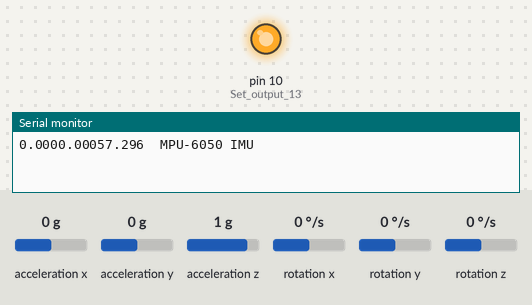
Recording of a sketch running on a simulated Arduino Uno, built with avr-gcc and run on an emulated ATmega328P. Shown: output pins drawn as LEDs (lit = HIGH), the last lines printed to the serial monitor. Wiring (inferred from the names in the program): MPU-6050 motion sensor at I2C address 0x68. The inputs (shaded band) are chosen by the test bench; at power-on: acceleration x 0 g, acceleration y 0 g, acceleration z 1 g, rotation x 0 °/s, rotation y 0 °/s, rotation z 0 °/s.

Above: at 1.1 s.
At 5.8 s:
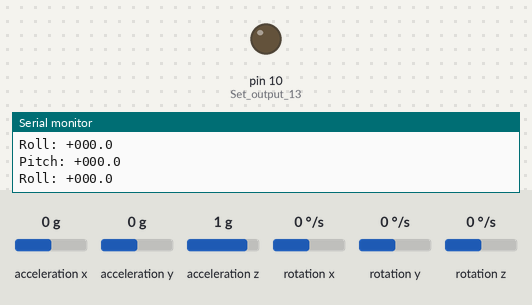
Timing chart, 0 to 7.3 s (numbered marks = the images above):
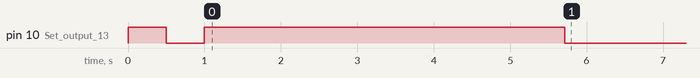

The sketch:

gyroscope_test.ino
```cpp
///////////////////////////////////////////////////////////////////////////////////////
/*Terms of use
  ///////////////////////////////////////////////////////////////////////////////////////
  //THE SOFTWARE IS PROVIDED "AS IS", WITHOUT WARRANTY OF ANY KIND, EXPRESS OR
  //IMPLIED, INCLUDING BUT NOT LIMITED TO THE WARRANTIES OF MERCHANTABILITY,
  //FITNESS FOR A PARTICULAR PURPOSE AND NONINFRINGEMENT. IN NO EVENT SHALL THE
  //AUTHORS OR COPYRIGHT HOLDERS BE LIABLE FOR ANY CLAIM, DAMAGES OR OTHER
  //LIABILITY, WHETHER IN AN ACTION OF CONTRACT, TORT OR OTHERWISE, ARISING FROM,
  //OUT OF OR IN CONNECTION WITH THE SOFTWARE OR THE USE OR OTHER DEALINGS IN
  //THE SOFTWARE.


  ///////////////////////////////////////////////////////////////////////////////////////
  //Support
  ///////////////////////////////////////////////////////////////////////////////////////
  Website: http://www.brokking.net/imu.html
  Youtube: https://youtu.be/4BoIE8YQwM8
  Version: 1.0 (May 5, 2016)

  ///////////////////////////////////////////////////////////////////////////////////////
  //Connections
  ///////////////////////////////////////////////////////////////////////////////////////
  Power (5V) is provided to the Arduino pro mini by the FTDI programmer

  Gyro - Arduino pro mini
  VCC  -  5V
  GND  -  GND
  SDA  -  A4
  SCL  -  A5

  Serial  - Arduino pro mini
  VCC  -  5V
  GND  -  GND
  SDA  -  A4
  SCL  -  A5

  Gyro - Arduino pro micro
  VCC  -  5V
  GND  -  GND
  SDA  -  2
  SCL  -  3
*//////////////////////////////////////////////////////////////////////////////////////

//Include Serial and I2C library
//#include <LiquidCrystal_I2C.h>
#include <Wire.h>


//Declaring some global variables
int gyro_x, gyro_y, gyro_z;
long acc_x, acc_y, acc_z, acc_total_vector;
int temperature;
long gyro_x_cal, gyro_y_cal, gyro_z_cal;
long loop_timer;
int Serial_loop_counter;
float angle_pitch, angle_roll;
int angle_pitch_buffer, angle_roll_buffer;
boolean set_gyro_angles;
float angle_roll_acc, angle_pitch_acc;
float angle_pitch_output, angle_roll_output;

float gyroCalc;
float gycoCalcRad;
float radToDeg;

//Initialize the Serial library
//LiquidCrystal_I2C Serial(0x27,16,2);


void setup() {
  pinMode(10, OUTPUT);                                                 //Set output 13 (LED) as output
  digitalWrite(10, HIGH);                                              //Set digital output 13 high to indicate startup

  Wire.begin();                                                        //Start I2C as master
  Wire.setClock(400000);                                                 // FAST
  Serial.begin(115200);                                                 //Use only for debugging


  delay(500);
  digitalWrite(10, LOW);                                              //Set digital output 13 high to indicate startup

  setup_mpu_6050_registers();                                          //Setup the registers of the MPU-6050 (500dfs / +/-8g) and start the gyro

  delay(500);
  //Set digital output 13 high to indicate startup


  //Gyro angle calculations
  //0.0000611 = 1 / 250Hz / 65.5
  gyroCalc = 1.0 / 500.0 / 65.5;                                      // 500Hz voor hogere nauwkeuigheid

  //0.000001066 = 0.0000611 * (3.142(PI) / 180degr) The Arduino sin function is in radians
  gycoCalcRad = gyroCalc * (3.14159265359 / 180);

  //57.296 = 1 / (3.142 / 180) The Arduino asin function is in radians
  radToDeg = 1 / (3.14159265359 / 180);


  while (!Serial)
  {
    // wait for serial
  }
  digitalWrite(10, HIGH);
  Serial.print(gyroCalc, 3);                                                // print met veel komma getallen omdat het kan
  Serial.print(gycoCalcRad, 3);
  Serial.print(radToDeg, 3);


  //  Serial.init();                                                          //Initialize the Serial
  //  Serial.backlight();                                                     //Activate backlight
  //  Serial.clear();                                                         //Clear the Serial

  //  Serial.setCursor(0,0);                                                  //Set the Serial cursor to position to position 0,0
  Serial.println("  MPU-6050 IMU");                                         //println text to screen
  // Serial.setCursor(0,1);                                                   //Set the Serial cursor to position to position 0,1
  //  Serial.println("     V1.0");                                            //println text to screen

  delay(1500);                                                              //Delay 1.5 second to display the text
  //Serial.clear();                                                           //Clear the Serial

  //Serial.setCursor(0,0);                                                    //Set the Serial cursor to position to position 0,0
  Serial.println("Calibrating gyro");                                       //println text to screen
  //  Serial.setCursor(0,1);                                                  //Set the Serial cursor to position to position 0,1
  for (int cal_int = 0; cal_int < 2000 ; cal_int ++) {                 //Run this code 2000 times
    if (cal_int % 125 == 0)Serial.print(".");                             //println a dot on the Serial every 125 readings
    read_mpu_6050_data();                                              //Read the raw acc and gyro data from the MPU-6050
    gyro_x_cal += gyro_x;                                              //Add the gyro x-axis offset to the gyro_x_cal variable
    gyro_y_cal += gyro_y;                                              //Add the gyro y-axis offset to the gyro_y_cal variable
    gyro_z_cal += gyro_z;                                              //Add the gyro z-axis offset to the gyro_z_cal variable
    delay(1);                                                          //Delay 1ms to simulate the 500Hz program loop
  }
  gyro_x_cal /= 2000;                                                  //Divide the gyro_x_cal variable by 2000 to get the avarage offset
  gyro_y_cal /= 2000;                                                  //Divide the gyro_y_cal variable by 2000 to get the avarage offset
  gyro_z_cal /= 2000;                                                  //Divide the gyro_z_cal variable by 2000 to get the avarage offset

  //  Serial.clear();                                                         //Clear the Serial

  //  Serial.setCursor(0,0);                                                  //Set the Serial cursor to position to position 0,0
  Serial.println("Pitch:");                                                 //println text to screen
  // Serial.setCursor(0,1);                                                  //Set the Serial cursor to position to position 0,1
  Serial.println("Roll :");                                                 //println text to screen

  digitalWrite(10, LOW);                                               //All done, turn the LED off

  loop_timer = micros();                                               //Reset the loop timer
}

void loop() {

  read_mpu_6050_data();                                                //Read the raw acc and gyro data from the MPU-6050

  gyro_x -= gyro_x_cal;                                                //Subtract the offset calibration value from the raw gyro_x value
  gyro_y -= gyro_y_cal;                                                //Subtract the offset calibration value from the raw gyro_y value
  gyro_z -= gyro_z_cal;                                                //Subtract the offset calibration value from the raw gyro_z value

  //Gyro angle calculations
  //0.0000611 = 1 / (250Hz / 65.5)
  angle_pitch += gyro_x * gyroCalc;                                   //Calculate the traveled pitch angle and add this to the angle_pitch variable
  angle_roll += gyro_y * gyroCalc;                                    //Calculate the traveled roll angle and add this to the angle_roll variable

  //0.000001066 = 0.0000611 * (3.142(PI) / 180degr) The Arduino sin function is in radians
  angle_pitch += angle_roll * sin(gyro_z * gycoCalcRad);               //If the IMU has yawed transfer the roll angle to the pitch angel
  angle_roll -= angle_pitch * sin(gyro_z * gycoCalcRad);               //If the IMU has yawed transfer the pitch angle to the roll angel

  //Accelerometer angle calculations
  acc_total_vector = sqrt((acc_x * acc_x) + (acc_y * acc_y) + (acc_z * acc_z)); //Calculate the total accelerometer vector
  //57.296 = 1 / (3.142 / 180) The Arduino asin function is in radians
  angle_pitch_acc = asin((float)acc_y / acc_total_vector) * radToDeg;    //Calculate the pitch angle
  angle_roll_acc = asin((float)acc_x / acc_total_vector) * -radToDeg;    //Calculate the roll angle

  //Place the MPU-6050 spirit level and note the values in the following two lines for calibration
  angle_pitch_acc -= 0;                                              //Accelerometer calibration value for pitch
  angle_roll_acc -= 0;                                               //Accelerometer calibration value for roll

  if (set_gyro_angles) {                                               //If the IMU is already started
    angle_pitch = angle_pitch * 0.9996 + angle_pitch_acc * 0.0004;     //Correct the drift of the gyro pitch angle with the accelerometer pitch angle
    angle_roll = angle_roll * 0.9996 + angle_roll_acc * 0.0004;        //Correct the drift of the gyro roll angle with the accelerometer roll angle
  }
  else {                                                               //At first start
    angle_pitch = angle_pitch_acc;                                     //Set the gyro pitch angle equal to the accelerometer pitch angle
    angle_roll = angle_roll_acc;                                       //Set the gyro roll angle equal to the accelerometer roll angle
    set_gyro_angles = true;                                            //Set the IMU started flag
  }

  //To dampen the pitch and roll angles a complementary filter is used
  angle_pitch_output = angle_pitch_output * 0.9 + angle_pitch * 0.1;   //Take 90% of the output pitch value and add 10% of the raw pitch value
  angle_roll_output = angle_roll_output * 0.9 + angle_roll * 0.1;      //Take 90% of the output roll value and add 10% of the raw roll value

  write_Serial();                                                         //Write the roll and pitch values to the Serial display

  while (micros() - loop_timer < 2000);                                //Wait until the loop_timer reaches 2000us (500Hz) before starting the next loop
  loop_timer = micros();                                               //Reset the loop timer
}


void read_mpu_6050_data() {                                            //Subroutine for reading the raw gyro and accelerometer data
  Wire.beginTransmission(0x68);                                        //Start communicating with the MPU-6050
  Wire.write(0x3B);                                                    //Send the requested starting register
  Wire.endTransmission();                                              //End the transmission
  Wire.requestFrom(0x68, 14);                                          //Request 14 bytes from the MPU-6050
  while (Wire.available() < 14);                                       //Wait until all the bytes are received
  acc_x = Wire.read() << 8 | Wire.read();                              //Add the low and high byte to the acc_x variable
  acc_y = Wire.read() << 8 | Wire.read();                              //Add the low and high byte to the acc_y variable
  acc_z = Wire.read() << 8 | Wire.read();                              //Add the low and high byte to the acc_z variable
  temperature = Wire.read() << 8 | Wire.read();                        //Add the low and high byte to the temperature variable
  gyro_x = Wire.read() << 8 | Wire.read();                             //Add the low and high byte to the gyro_x variable
  gyro_y = Wire.read() << 8 | Wire.read();                             //Add the low and high byte to the gyro_y variable
  gyro_z = Wire.read() << 8 | Wire.read();                             //Add the low and high byte to the gyro_z variable


}

void write_Serial() {                                                     //Subroutine for writing the Serial
  //To get a 500Hz program loop (2ms) it's only possible to write one character per loop
  //Writing multiple characters is taking to much time
  if (Serial_loop_counter == 14)Serial_loop_counter = 0;                     //Reset the counter after 14 characters
  Serial_loop_counter ++;                                                 //Increase the counter
  if (Serial_loop_counter == 1) {
    angle_pitch_buffer = angle_pitch_output * 10;                      //Buffer the pitch angle because it will change
    //Serial.setCursor(6,0);                                                //Set the Serial cursor to position to position 0,0
  }

  if (Serial_loop_counter == 2) {
    Serial.print("Pitch: ");
    if (angle_pitch_buffer < 0)Serial.print("-");                         //println - if value is negative
    else Serial.print("+");                                               //println + if value is negative
  }
  if (Serial_loop_counter == 3)Serial.print(abs(angle_pitch_buffer) / 1000); //println first number
  if (Serial_loop_counter == 4)Serial.print((abs(angle_pitch_buffer) / 100) % 10); //println second number
  if (Serial_loop_counter == 5)Serial.print((abs(angle_pitch_buffer) / 10) % 10); //println third number
  if (Serial_loop_counter == 6)Serial.print(".");                            //println decimal point
  if (Serial_loop_counter == 7)Serial.println(abs(angle_pitch_buffer) % 10);   //println decimal number

  if (Serial_loop_counter == 8) {
    angle_roll_buffer = angle_roll_output * 10;
    //  Serial.setCursor(6,1);
  }
  if (Serial_loop_counter == 9) {
    Serial.print("Roll: ");
    if (angle_roll_buffer < 0)Serial.print("-");                          //println - if value is negative
    else Serial.print("+");                                               //println + if value is negative
  }
  if (Serial_loop_counter == 10)Serial.print(abs(angle_roll_buffer) / 1000); //println first number
  if (Serial_loop_counter == 11)Serial.print((abs(angle_roll_buffer) / 100) % 10); //println second number
  if (Serial_loop_counter == 12)Serial.print((abs(angle_roll_buffer) / 10) % 10); //println third number
  if (Serial_loop_counter == 13)Serial.print(".");                           //println decimal point
  if (Serial_loop_counter == 14)Serial.println(abs(angle_roll_buffer) % 10);   //println decimal number

}

void setup_mpu_6050_registers() {
  //Activate the MPU-6050
  Wire.beginTransmission(0x68);                                        //Start communicating with the MPU-6050
  Wire.write(0x6B);                                                    //Send the requested starting register
  Wire.write(0x00);                                                    //Set the requested starting register
  Wire.endTransmission();                                              //End the transmission
  //Configure the accelerometer (+/-8g)
  Wire.beginTransmission(0x68);                                        //Start communicating with the MPU-6050
  Wire.write(0x1C);                                                    //Send the requested starting register
  Wire.write(0x10);                                                    //Set the requested starting register
  Wire.endTransmission();                                              //End the transmission
  //Configure the gyro (500dps full scale)
  Wire.beginTransmission(0x68);                                        //Start communicating with the MPU-6050
  Wire.write(0x1B);                                                    //Send the requested starting register
  Wire.write(0x08);                                                    //Set the requested starting register
  Wire.endTransmission();                                              //End the transmission
}
```
